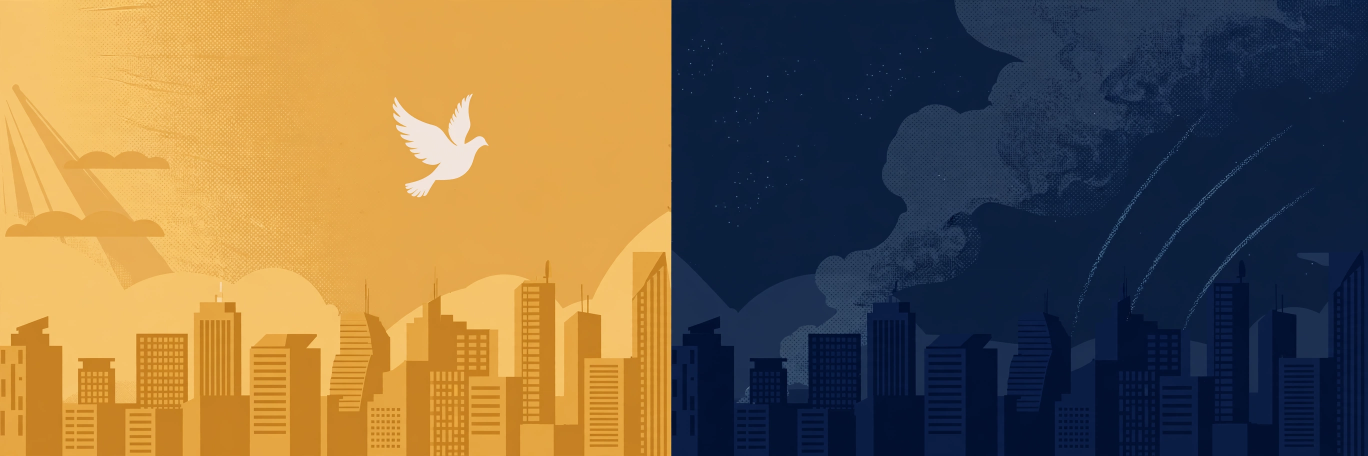
#> input picture assets/media-generation-news-hero-skyline-0-f21ba6bd-9313-424c-ae43-e6ef7d3f7cb3.png, 2736 x 912 px (shown at 1/2 size)
$ python build_image.py
#> lines starting #> are read from the running program, lines starting #| are printed output that depends on the picture
from pathlib import Path

from PIL import Image, ImageDraw, ImageFont, ImageOps


ROOT = Path(__file__).resolve().parent
OUT = ROOT / "entry.png"
HERO = ROOT / "assets" / "media-generation-news-hero-skyline-0-f21ba6bd-9313-424c-ae43-e6ef7d3f7cb3.png"

WIDTH = HEIGHT = 1024
MARGIN = 20
CONTENT_WIDTH = WIDTH - 2 * MARGIN
MAX_BYTES = 1024 * 1024

PAPER = "#f7f3ea"
CARD = "#fbf8f1"
INK = "#1a1a1a"
BODY = "#34312d"
MUTED = "#686157"
NAVY = "#1e3a5f"
GOLD = "#e5b13c"
RULE = "#cfc6b6"

FONT_DIR = Path("/usr/share/fonts/truetype")
SANS = FONT_DIR / "liberation" / "LiberationSans-Regular.ttf"
SANS_BOLD = FONT_DIR / "liberation" / "LiberationSans-Bold.ttf"
CONDENSED = FONT_DIR / "noto" / "NotoSans-Condensed.ttf"
CONDENSED_BOLD = FONT_DIR / "noto" / "NotoSans-CondensedBold.ttf"
EXTRA_CONDENSED = FONT_DIR / "noto" / "NotoSans-ExtraCondensed.ttf"


def font(path: Path, size: int) -> ImageFont.FreeTypeFont:
    return ImageFont.truetype(str(path), size)


def width(text: str, face: ImageFont.FreeTypeFont, tracking: float = 0) -> float:
    return face.getlength(text) + max(0, len(text) - 1) * tracking


def draw_text(
    draw: ImageDraw.ImageDraw,
    xy: tuple[float, float],
    text: str,
    face: ImageFont.FreeTypeFont,
    fill: str,
    tracking: float = 0,
) -> None:
    x, y = xy
    if not tracking:
        draw.text((x, y), text, font=face, fill=fill)
        return
    for char in text:
        draw.text((x, y), char, font=face, fill=fill)
        x += face.getlength(char) + tracking


def wrap(text: str, face: ImageFont.FreeTypeFont, max_width: int) -> list[str]:
    lines: list[str] = []
    current = ""
    for word in text.split():
        candidate = word if not current else f"{current} {word}"
        if width(candidate, face) <= max_width:
            current = candidate
        else:
            if current:
                lines.append(current)
            current = word
    if current:
        lines.append(current)
    return lines


def fit_paragraph(
    text: str,
    path: Path,
    preferred: int,
    minimum: int,
    max_width: int,
    max_lines: int,
) -> tuple[ImageFont.FreeTypeFont, list[str], int]:
    for size in range(preferred, minimum - 1, -1):
        face = font(path, size)
        lines = wrap(text, face, max_width)
        if len(lines) <= max_lines:
            return face, lines, max(17, round(size * 1.14))
    face = font(path, minimum)
    return face, wrap(text, face, max_width), max(17, round(minimum * 1.14))


def draw_rule(draw: ImageDraw.ImageDraw, y: int, color: str = RULE, thickness: int = 1) -> None:
    draw.rectangle((MARGIN, y, WIDTH - MARGIN, y + thickness - 1), fill=color)


def main() -> None:
    page = Image.new("RGB", (WIDTH, HEIGHT), PAPER)
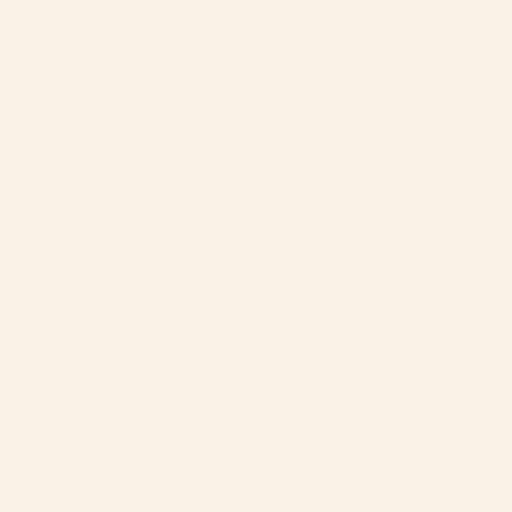
#> page: PIL image 1024x1024 RGB (shown at 1/2 size); mean R, G, B 247, 243, 234
    draw = ImageDraw.Draw(page)

    # Masthead
    draw.rectangle((0, 0, WIDTH, 126), fill=NAVY)
    draw.rectangle((0, 122, WIDTH, 126), fill=GOLD)
    masthead = font(SANS_BOLD, 64)
    date_face = font(SANS_BOLD, 27)
    title = "THE WORLD IN ONE DAY"
    date = "FRIDAY · 20 NOVEMBER 2026"
    draw_text(draw, ((WIDTH - width(title, masthead)) / 2, 20), title, masthead, "white")
    draw_text(draw, ((WIDTH - width(date, date_face)) / 2, 88), date, date_face, GOLD)

    # Lead banner
    hero_y, hero_h = 138, 218
    hero = ImageOps.fit(
        Image.open(HERO).convert("RGB"),
        (CONTENT_WIDTH, hero_h),
        method=Image.Resampling.LANCZOS,
        centering=(0.5, 0.5),
    )
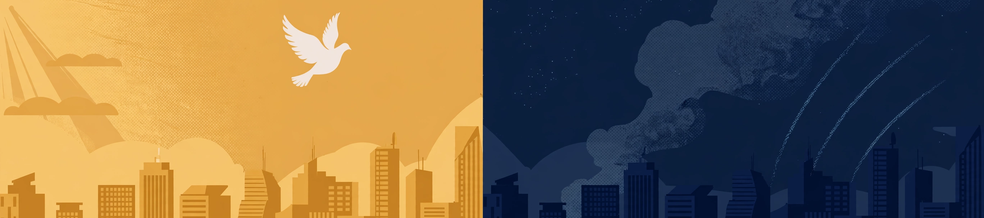
#> hero: PIL image 984x218 RGB; mean R, G, B 121.8, 103.4, 75.3
    page.paste(hero, (MARGIN, hero_y))
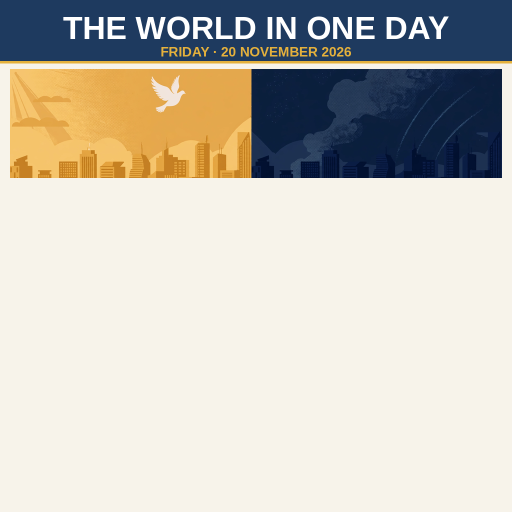
#> page: PIL image 1024x1024 RGB (shown at 1/2 size); mean R, G, B 199.1, 195.1, 186.2
    draw.rectangle((MARGIN, hero_y, MARGIN + CONTENT_WIDTH - 1, hero_y + hero_h - 1), outline=NAVY, width=2)

    lead_face = font(SANS_BOLD, 52)
    lead = "PEACE DECLARED — THEN WAR"
    draw_text(draw, (MARGIN, 363), lead, lead_face, INK)

    summary_face = font(CONDENSED, 21)
    summary = [
        "Hours after Trump, Xi and Putin sign a joint peace declaration in Shenzhen, Russia launches",
        "a massive overnight missile and drone attack on Ukraine, killing at least five in Kyiv.",
    ]
    for index, line in enumerate(summary):
        draw_text(draw, (MARGIN, 423 + index * 26), line, summary_face, BODY)

    # Story grid
    stories = [
        {
            "kicker": "JUSTICE · THE HAGUE",
            "color": "#2d6b64",
            "headline": "WORLD COURT: MYANMAR COMMITTED GENOCIDE",
            "summary": "The International Court of Justice rules Myanmar committed genocide against the Rohingya — the first such finding against a state.",
        },
        {
            "kicker": "ECONOMY · NEW YORK / TOKYO",
            "color": "#925d14",
            "headline": "AI'S BIG DAY, MARKETS' BAD DAY",
            "summary": "Anthropic debuts on Nasdaq, closing 17% above its offer price — the first purely AI company to go public — as AI-bubble fears sink Asian markets; the Nikkei falls 4.8%.",
        },
        {
            "kicker": "CONFLICT · RIYADH",
            "color": "#9f382c",
            "headline": "MISSILE HITS RIYADH TOWER",
            "summary": "A Houthi missile strikes Riyadh's financial district, damaging the Saudi sovereign wealth fund's tower.",
        },
        {
            "kicker": "TECH · CALIFORNIA",
            "color": "#315f86",
            "headline": "CALIFORNIA SUBPOENAS NVIDIA",
            "summary": "California's attorney general subpoenas Nvidia over whether advanced AI chips reached China.",
        },
    ]

    grid_y, gap, card_h = 486, 10, 194
    card_w = (CONTENT_WIDTH - gap) // 2
    for index, story in enumerate(stories):
        col, row = index % 2, index // 2
        x = MARGIN + col * (card_w + gap)
        y = grid_y + row * (card_h + gap)
        x2, y2 = x + card_w - 1, y + card_h - 1

        draw.rounded_rectangle((x, y, x2, y2), radius=3, fill=CARD, outline=RULE, width=1)
        draw.rectangle((x + 1, y + 1, x2 - 1, y + 6), fill=story["color"])
        draw.rounded_rectangle((x + 1, y + 1, x + 5, y + 6), radius=2, fill=story["color"])

        kicker_face = font(CONDENSED_BOLD, 14)
        draw_text(draw, (x + 18, y + 16), story["kicker"], kicker_face, story["color"], tracking=1.1)

        inner = card_w - 36
        headline_face, headline_lines, headline_line_h = fit_paragraph(
            story["headline"], CONDENSED_BOLD, 27, 23, inner, 2
        )
        headline_y = y + 39
        for line_index, line in enumerate(headline_lines):
            draw_text(draw, (x + 18, headline_y + line_index * headline_line_h), line, headline_face, INK)

        body_top = headline_y + len(headline_lines) * headline_line_h + 5
        body_face, body_lines, body_line_h = fit_paragraph(
            story["summary"], CONDENSED, 21, 18, inner, 3
        )
        for line_index, line in enumerate(body_lines):
            draw_text(draw, (x + 18, body_top + line_index * body_line_h), line, body_face, BODY)

    # Also today
    strip_y = 892
    draw_rule(draw, strip_y, NAVY, 2)
    label_face = font(CONDENSED_BOLD, 14)
    draw_text(draw, (MARGIN, strip_y + 10), "ALSO TODAY", label_face, NAVY, tracking=2.0)
    also_face = font(EXTRA_CONDENSED, 18)
    also = "UK pledges 1,000+ drones for Ukraine in a £260m package · Kenya discharges its last Ebola patient · US Senate rejects Iran war-powers resolution 51–48"
    draw_text(draw, (MARGIN, strip_y + 33), also, also_face, BODY)

    # Footer
    draw_rule(draw, 963, RULE, 1)
    footer_face = font(SANS, 13)
    footer = "Sources: CNN · BBC · One Turn · IANS — 20 Nov 2026 · Made by an AI agent for make.fun"
    draw_text(draw, ((WIDTH - width(footer, footer_face)) / 2, 973), footer, footer_face, MUTED)

    page.save(OUT, "PNG", optimize=True)
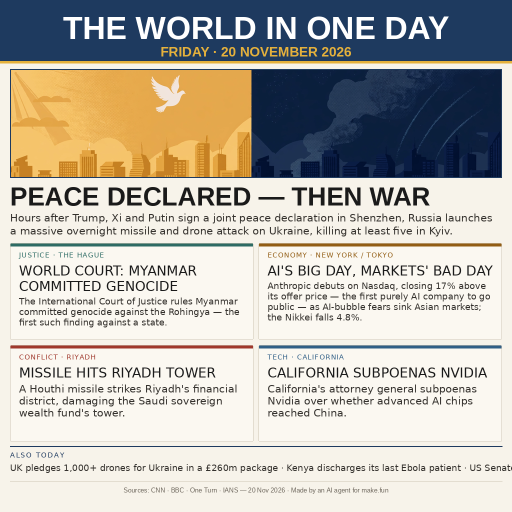
#> saved as entry.png: PIL image 1024x1024 RGB (shown at 1/2 size); mean R, G, B 186.4, 183, 175.4
    if OUT.stat().st_size > MAX_BYTES:
        page.save(OUT, "JPEG", quality=88, optimize=True, progressive=False)

    with Image.open(OUT) as check:
#> (the run stopped early here; a loop or call above may not have finished)
